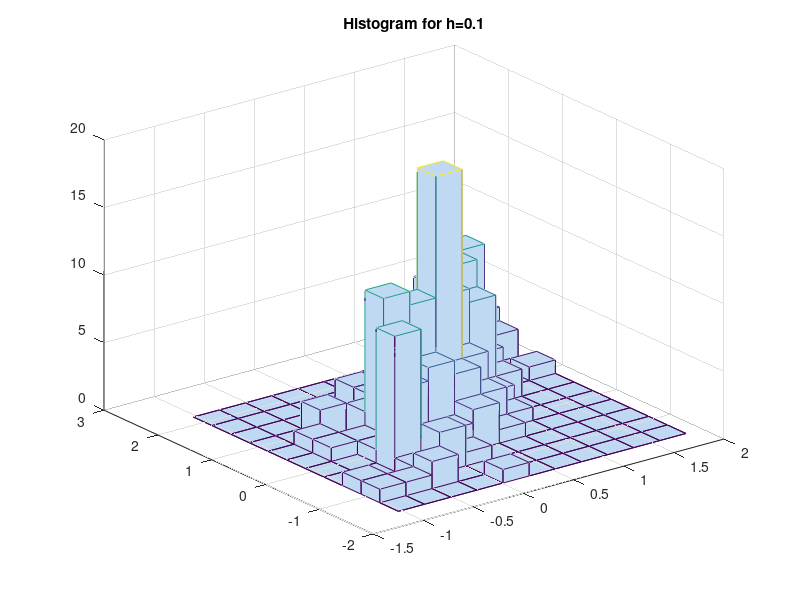
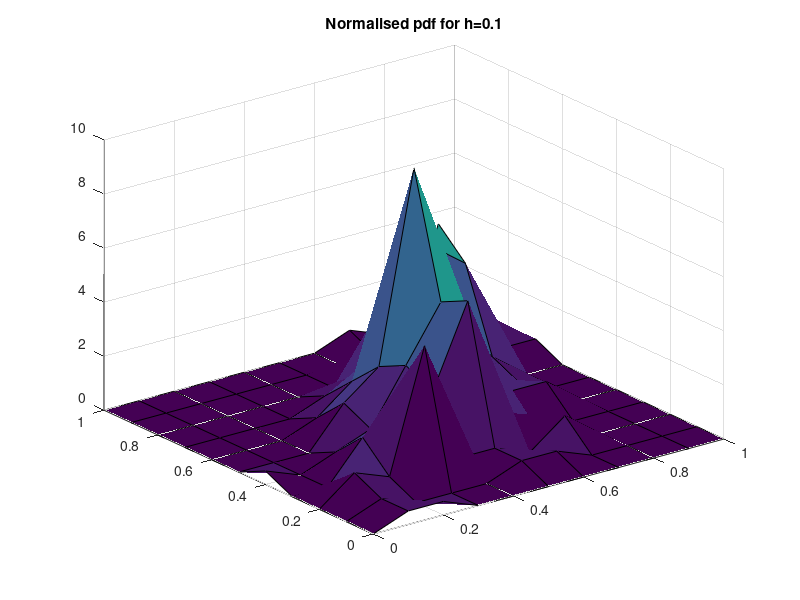
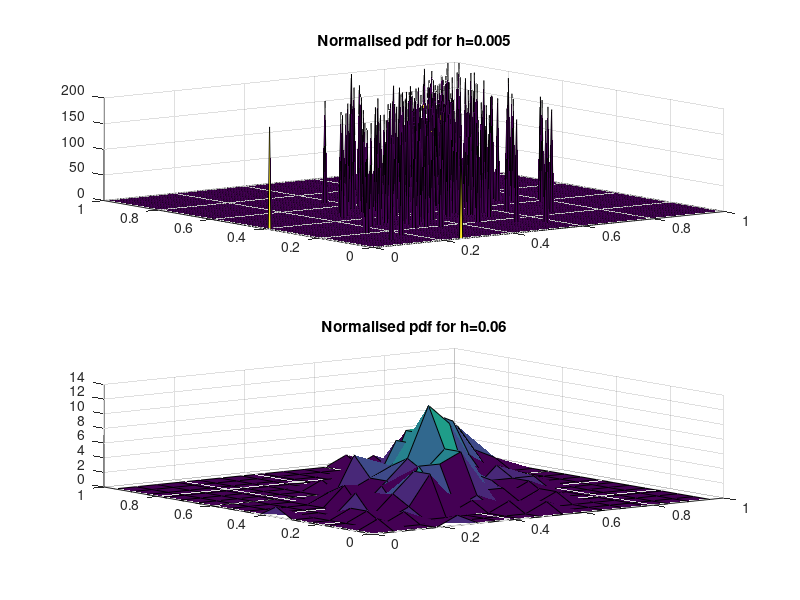
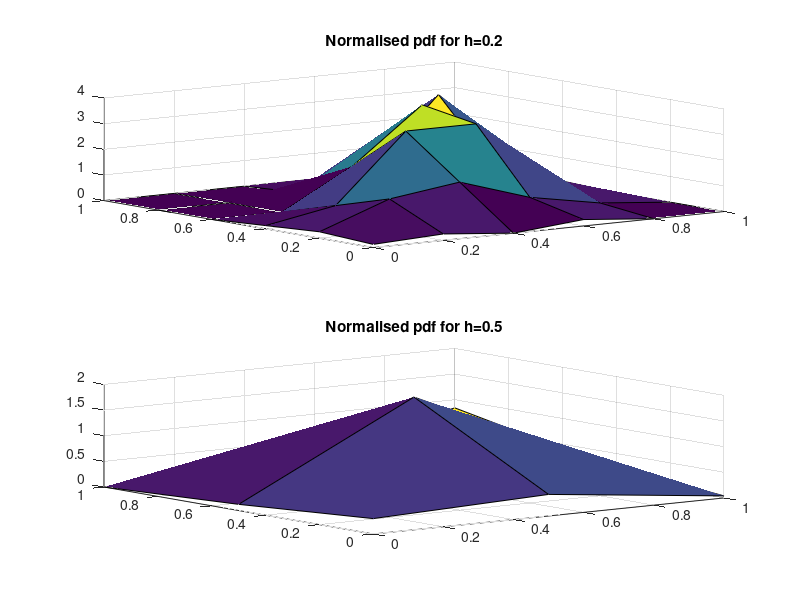

The MATLAB script that drew these images, in order:
close all
clear all
clc

m1 = [0.25 0.3];
cov1 = [0.3 0.2;0.2 0.45];
G1 = mvnrnd(m1,cov1,100);
m2 = [0.7 0.75];
cov2 = [0.25 0.3;0.3 0.4];
G2 = mvnrnd(m2,cov2,100);

G = [G1 ;G2];
l= length(G);

h = 0.1;
range=0:h:1;
h_count=hist3(G,'Nbins',[size(range,2) size(range,2)]); 
hist3(G,'Nbins',[size(range,2) size(range,2)]);
title('Histogram for h=0.1');
p=h_count/(h*h*size(G,1)); 
figure
surf(range,range,p);
title('Normalised pdf for h=0.1');

h = 0.005;
range=0:h:1;
h_count=hist3(G,'Nbins',[size(range,2) size(range,2)]); 
% hist3(G,'Nbins',[size(range,2) size(range,2)]);
% title('Histogram for h=0.005');
p=h_count/(h*h*size(G,1)); 
figure
subplot(211),
surf(range,range,p);
title('Normalised pdf for h=0.005');

h = 0.06;
range=0:h:1;
h_count=hist3(G,'Nbins',[size(range,2) size(range,2)]); 
% hist3(G,'Nbins',[size(range,2) size(range,2)]);
% title('Histogram for h=0.06');
p=h_count/(h*h*size(G,1)); 
subplot(212),
surf(range,range,p);
title('Normalised pdf for h=0.06');

h = 0.2;
range=0:h:1;
h_count=hist3(G,'Nbins',[size(range,2) size(range,2)]); 
% hist3(G,'Nbins',[size(range,2) size(range,2)]);
% title('Histogram for h=0.2');
p=h_count/(h*h*size(G,1));
figure
subplot(211),
surf(range,range,p);
title('Normalised pdf for h=0.2');

h = 0.5;
range=0:h:1;
h_count=hist3(G,'Nbins',[size(range,2) size(range,2)]); 
% hist3(G,'Nbins',[size(range,2) size(range,2)]);
% title('Histogram for h=0.5');
p=h_count/(h*h*size(G,1)); 
subplot(212),
surf(range,range,p);
title('Normalised pdf for h=0.5');
